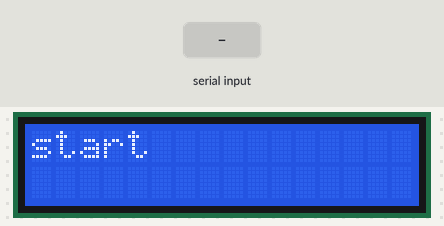
This sketch was run on a simulated Arduino Uno, built with avr-gcc and run on an emulated ATmega328P. Shown: 16×2 character LCD. The inputs (shaded band) are chosen by the test bench.

Above: at 1.2 s.
1.3 s: byte 30 received over Serial
At 2.0 s:
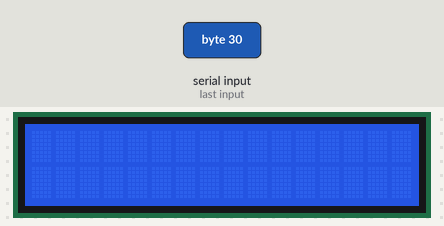
2.9 s: byte 90 received over Serial
At 4.2 s:
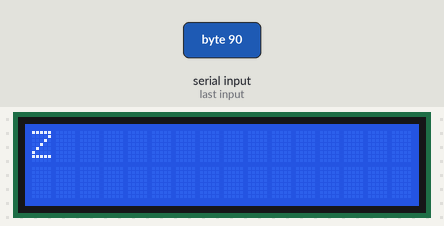
4.5 s: byte 120 received over Serial
At 5.6 s:
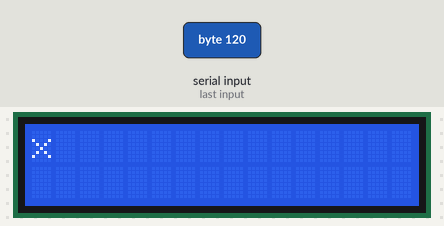
Timing chart, 0 to 7.5 s (numbered marks = the images above; inputs shaded):
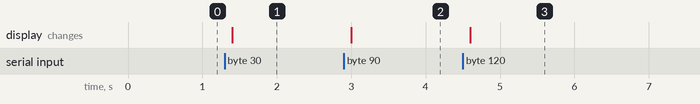

Measured:
- after the input at 1.3 s, the display: changes after 0.10 s (image 1)
- after the input at 2.9 s, the display: changes after 0.10 s (image 2)
- after the input at 4.5 s, the display: changes after 0.10 s (image 3)

The sketch:

lcd_arduino.ino
```cpp
#include <LiquidCrystal.h> //biblioteca para uso do Display LCD

const int RS = 12, EN = 11, D4 = 10, D5 = 9, D6 = 8, D7 = 7;
LiquidCrystal lcd(RS, EN, D4, D5, D6, D7);

void setup(){
  Serial.begin(9600);
  lcd.begin(16, 2);
  lcd.print("start"); //mensagem inicial do Display LCD
 }

void loop(){
  if (Serial.available()) {
    delay(100);  //delay para obter o dado
    lcd.clear();
    while (Serial.available() > 0) {
      char c = Serial.read();
      lcd.write(c); //exibe o resultado proveniente do test.py
    }
  }
}
```
